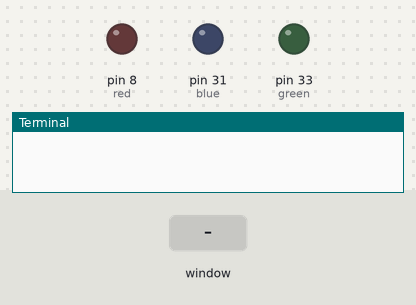
This program was run on a simulated Raspberry Pi (header pin numbers). Parts: output pins drawn as LEDs (lit = HIGH), the last lines printed to the terminal. The inputs (shaded band) are chosen by the test bench. The desktop window is not drawn, its controls go by their first labels and the mouse button is held 0.15 s.

Above: at 1.2 s.
1.3 s: control labelled "Green" in the window clicked
At 1.8 s:
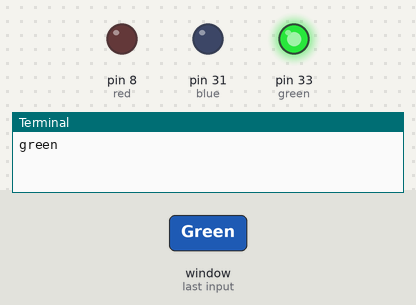
2.8 s: control labelled "Red" in the window clicked
At 4.0 s:
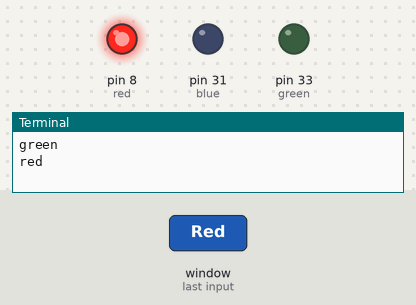
4.3 s: control labelled "Blue" in the window clicked
At 5.3 s:
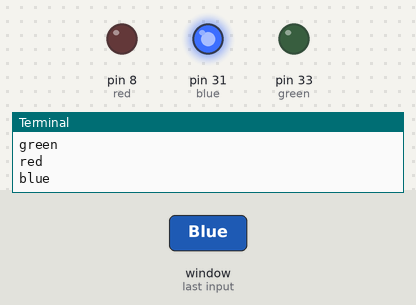
Timing chart, 0 to 7.3 s (numbered marks = the images above; inputs shaded):
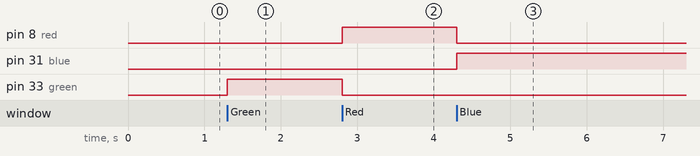

The program:

Rpi.py
```python
import RPi.GPIO as GPIO
from PyQt5.QtWidgets import QApplication, QLabel, QPushButton, QRadioButton, QMainWindow, QGridLayout, QVBoxLayout, QWidget
import sys
from PyQt5.QtCore import QRect
import functools

red=8   #defining red led pin
blue=31 #defining blue led pin
green=33 #defining green led pin

GPIO.setmode(GPIO.BOARD)
GPIO.setup(red,GPIO.OUT)
GPIO.setup(blue,GPIO.OUT)
GPIO.setup(green,GPIO.OUT)

def radioSelected(ledcolor):
    print(ledcolor)
    if(ledcolor=="green"):

        GPIO.output(green,GPIO.HIGH)
        GPIO.output(red,GPIO.LOW)
        GPIO.output(blue,GPIO.LOW)
    elif(ledcolor=="blue"):

        GPIO.output(green,GPIO.LOW)
        GPIO.output(red,GPIO.LOW)
        GPIO.output(blue,GPIO.HIGH)
    elif(ledcolor=="red"):

        GPIO.output(green,GPIO.LOW)
        GPIO.output(red,GPIO.HIGH)
        GPIO.output(blue,GPIO.LOW)


app=QApplication(sys.argv)
window = QWidget()
window.resize(800,600)
window.setWindowTitle("Rpi -GUI")
layout =QVBoxLayout()
btn = QPushButton('Exit')

greenRadio=QRadioButton("Green")
redRadio=QRadioButton("Red")
blueRadio=QRadioButton("Blue")

greenRadio.clicked.connect(functools.partial(radioSelected,'green'))
redRadio.clicked.connect(functools.partial(radioSelected,'red'))
blueRadio.clicked.connect(functools.partial(radioSelected,'blue'))
btn.clicked.connect(QApplication.instance().quit)

layout.addWidget(greenRadio)
layout.addWidget(redRadio)
layout.addWidget(blueRadio)
layout.addWidget(btn)
msg =QLabel('')
layout.addWidget(msg)

window.setLayout(layout)
window.show()
sys.exit(app.exec())
```

Measured:
- after the input at 1.3 s, pin 33 (green): LOW → HIGH at once
- after the input at 2.8 s, pin 8 (red): LOW → HIGH at once; pin 33 (green): HIGH → LOW at once
- after the input at 4.3 s, pin 8 (red): HIGH → LOW at once; pin 31 (blue): LOW → HIGH at once
